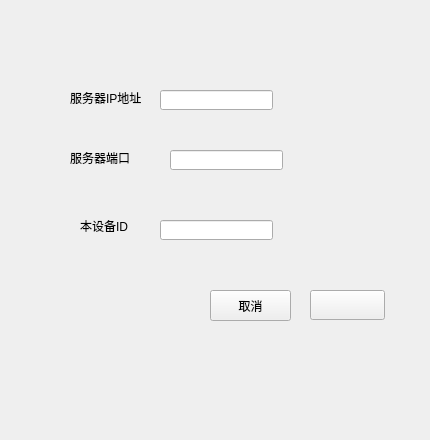
<?xml version="1.0" encoding="UTF-8"?>
<ui version="4.0">
 <class>Options</class>
 <widget class="QWidget" name="Options">
  <property name="geometry">
   <rect>
    <x>0</x>
    <y>0</y>
    <width>430</width>
    <height>440</height>
   </rect>
  </property>
  <property name="font">
   <font>
    <family>Microsoft YaHei UI</family>
   </font>
  </property>
  <property name="windowTitle">
   <string>Form</string>
  </property>
  <widget class="QLabel" name="label">
   <property name="geometry">
    <rect>
     <x>70</x>
     <y>90</y>
     <width>81</width>
     <height>16</height>
    </rect>
   </property>
   <property name="text">
    <string>服务器IP地址</string>
   </property>
  </widget>
  <widget class="QLabel" name="label_2">
   <property name="geometry">
    <rect>
     <x>80</x>
     <y>220</y>
     <width>54</width>
     <height>12</height>
    </rect>
   </property>
   <property name="text">
    <string>本设备ID</string>
   </property>
  </widget>
  <widget class="QLineEdit" name="ID">
   <property name="geometry">
    <rect>
     <x>160</x>
     <y>220</y>
     <width>113</width>
     <height>20</height>
    </rect>
   </property>
  </widget>
  <widget class="QLineEdit" name="IP">
   <property name="geometry">
    <rect>
     <x>160</x>
     <y>90</y>
     <width>113</width>
     <height>20</height>
    </rect>
   </property>
  </widget>
  <widget class="QPushButton" name="option_confirm">
   <property name="geometry">
    <rect>
     <x>310</x>
     <y>290</y>
     <width>75</width>
     <height>30</height>
    </rect>
   </property>
   <property name="text">
    <string/>
   </property>
   <property name="icon">
    <iconset resource="resource.qrc">
     <normaloff>:/icon/images/确认.svg</normaloff>:/icon/images/确认.svg</iconset>
   </property>
  </widget>
  <widget class="QLabel" name="label_3">
   <property name="geometry">
    <rect>
     <x>70</x>
     <y>150</y>
     <width>61</width>
     <height>16</height>
    </rect>
   </property>
   <property name="text">
    <string>服务器端口</string>
   </property>
  </widget>
  <widget class="QLineEdit" name="Port">
   <property name="geometry">
    <rect>
     <x>170</x>
     <y>150</y>
     <width>113</width>
     <height>20</height>
    </rect>
   </property>
  </widget>
  <widget class="QPushButton" name="cancle">
   <property name="geometry">
    <rect>
     <x>210</x>
     <y>290</y>
     <width>81</width>
     <height>31</height>
    </rect>
   </property>
   <property name="text">
    <string>取消</string>
   </property>
  </widget>
 </widget>
 <resources>
  <include location="resource.qrc"/>
 </resources>
 <connections/>
</ui>
